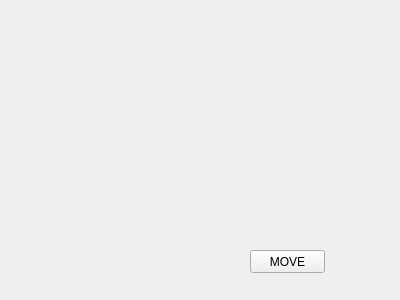
<?xml version="1.0" encoding="UTF-8"?>
<ui version="4.0">
 <class>Widget</class>
 <widget class="QWidget" name="Widget">
  <property name="geometry">
   <rect>
    <x>0</x>
    <y>0</y>
    <width>400</width>
    <height>300</height>
   </rect>
  </property>
  <property name="windowTitle">
   <string>Widget</string>
  </property>
  <widget class="QPushButton" name="movepushButton">
   <property name="geometry">
    <rect>
     <x>250</x>
     <y>250</y>
     <width>75</width>
     <height>23</height>
    </rect>
   </property>
   <property name="text">
    <string>MOVE</string>
   </property>
  </widget>
 </widget>
 <layoutdefault spacing="6" margin="11"/>
 <resources/>
 <connections/>
</ui>
